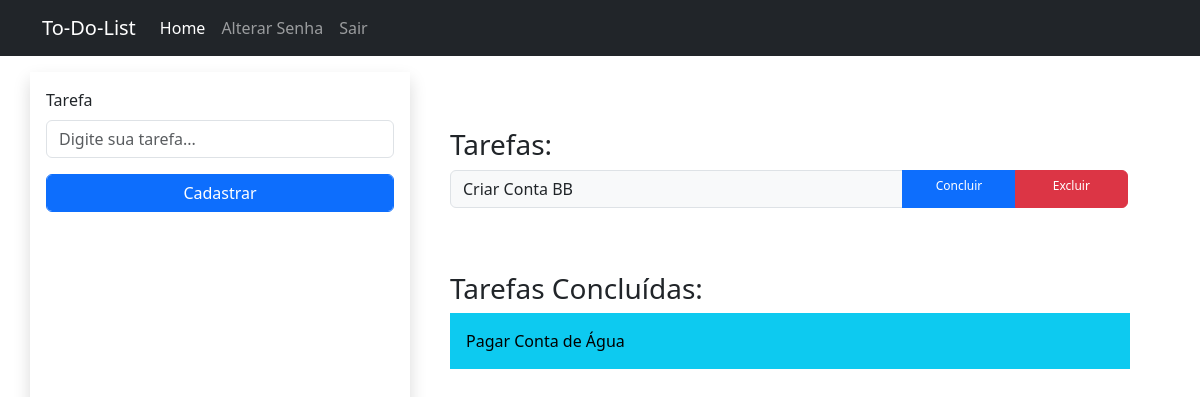
The app's page / (signed in), older data.
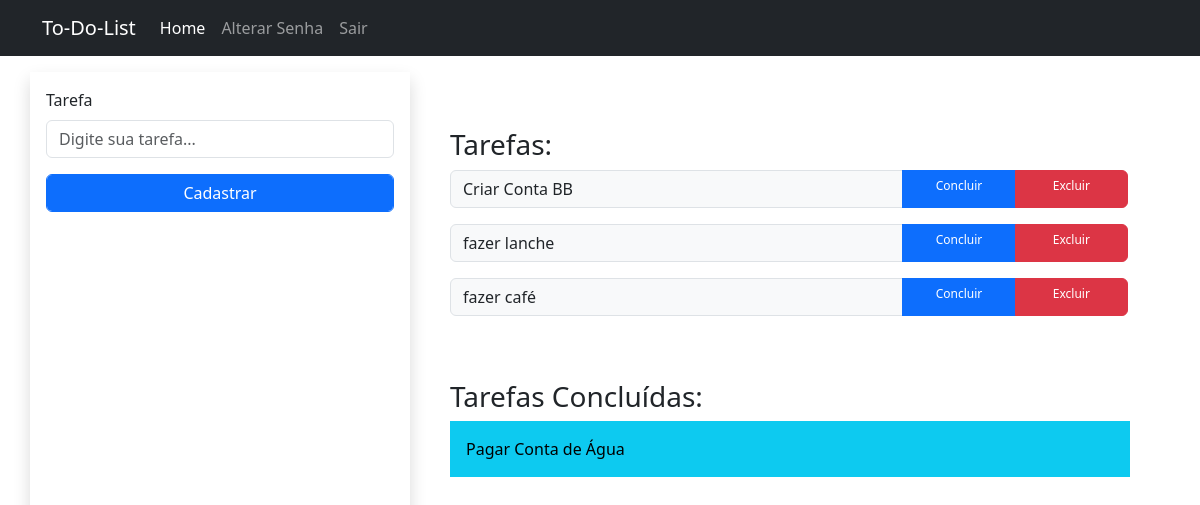
The same page, newer data.
### to_do_lists/models.py (models this page shows)
class Tarefa(models.Model):
    user = models.ForeignKey(User, on_delete=models.CASCADE)
    tarefa = models.CharField(max_length=50)
    concluido = models.BooleanField(default=False)
    def __str__(self):
        return self.tarefa

### to_do_lists/views.py (the view)
# urls.py: path('', views.index, name='index'),
@never_cache
def index(request):
    response = render(request, 'to_do_lists/index.html')
    if request.user.is_authenticated:
        response['Cache-Control'] = 'no-cache, no-store, must-revalidate'
        response['Pragma'] = 'no-cache'
        response['Expires'] = '0'
        tarefas_total = Tarefa.objects.filter(user=request.user)
        if tarefas_total is not None:
            tarefas_concluidas = []
            tarefas_nao_concluidas = []
            for tarefa in tarefas_total:
                if tarefa.concluido == True:
                    tarefas_concluidas.append(tarefa)
                else:
                    tarefas_nao_concluidas.append(tarefa)
        else:
            tarefas_concluidas = None
            tarefas_nao_concluidas = None
        if request.method == 'POST':
            form = TarefaForm(request.POST)
            if form.is_valid():
                user = request.user
                tarefa = form.cleaned_data['tarefa']
                concluido = False
                new_tarefa = Tarefa.objects.create(user=user, tarefa=tarefa, concluido=concluido)
                new_tarefa.save()
                response = redirect('index')
            else:
                context = {'form':form,
                            'tarefas_concluidas': tarefas_concluidas,
                            'tarefas_nao_concluidas': tarefas_nao_concluidas}
                response = render(request, 'to_do_lists/index.html', context)
        else:
            form = TarefaForm()
            context = {'form':form,
                        'tarefas_concluidas': tarefas_concluidas,
                        'tarefas_nao_concluidas': tarefas_nao_concluidas}
            response = render(request, 'to_do_lists/index.html', context)
    return response

### to_do_lists/forms.py
class TarefaForm(forms.Form):
    tarefa = forms.CharField(
        max_length=50,
        required=True,
        widget=forms.TextInput(
            attrs={
                'id': 'id_tarefa',
                'class': 'form-control',
                'placeholder': 'Digite sua tarefa...',
            }
        )
        )

### to_do_lists/templates/to_do_lists/index.html (shortened to what this page needs)
{% extends "to_do_lists/base.html" %}
{% block content %}
{% if user.is_authenticated %}
<div class="row">
    <form method="post" class="shadow p-3 mt-3 col-12 col-md-4">
        <div class="mb-3">
            <label for="id_tarefa" class="form-label">Tarefa</label>
            {{ form.tarefa }}
        </div>
        <button type="submit" class="form-control btn btn-primary">Cadastrar</button>
    </form>
    <div class="mt-3 p-4 col-12 col-md-8">
        <div class="p-3 mt-3 col-12">
            <h3>Tarefas:</h2>
            {% if tarefas_nao_concluidas %}
                {% for tarefa in tarefas_nao_concluidas %}
                    <div class="input-group mb-3 col-12" id="basic-addon1">
                        <span class="input-group-text col-8">{{ tarefa.tarefa }}</span>
                        <a class="btn btn-primary col-2 btn_small" href="{% url 'concluir' id=tarefa.id %}">Concluir</a>
                        <a class="btn btn-danger col-2 btn_small" href="{% url 'excluir' id=tarefa.id %}">Excluir</a>
                    </div>
                {% endfor %}
            {% else %}
                <p>Não há tarefas cadastradas.</p>
            {% endif %}
        </div>
        <div class="p-3 mt-3 col-12">
            <h3>Tarefas Concluídas:</h2>
                {% if tarefas_nao_concluidas %}
                    {% for tarefa in tarefas_concluidas %}
                        <div class="mb-3 col-12 text-bg-info p-3">
                            <span class=" col-8">{{ tarefa }}</span>
                        </div>
                    {% endfor %}
            {% else %}
                <p>Não há tarefas Concluidas.</p>
            {% endif %}
        </div>
    </div>
</div>
{% else %}
    <a href="{% url 'register' %}" class="text-center mt-3">Clique aqui para realizar seu cadastro</a>
{% endif %}
{% endblock content %}

Row changes from the older to the newer data that the page shows:
added Tarefa: tarefa "fazer lanche", shown under "Tarefas:"
added Tarefa: tarefa "fazer café", shown under "Tarefas:"
